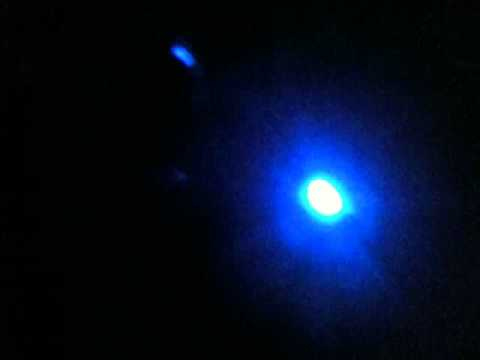
#> input picture opencv-python-color-detection/blue.jpg, 480 x 360 px
$ python detect_color.py --image blue.jpg
#> lines starting #> are read from the running program, lines starting #| are printed output that depends on the picture; after the words box and inside, x2 and y2 are one past the last pixel; in counts of white or black regions, pixels touching at a corner belong together
# USAGE
# python detect_color.py --image blue.jpg

# import the necessary packages
import numpy as np
import argparse
import cv2

# construct the argument parse and parse the arguments
ap = argparse.ArgumentParser()
ap.add_argument("-i", "--image", help = "path to the image")
args = vars(ap.parse_args())

# load the image
image = cv2.imread(args["image"])
#> image is the input picture: shape (360, 480, 3); mean B, G, R 38.2, 14.3, 4.6

# define the list of boundaries
boundaries = [
	#([17, 15, 100], [50, 56, 200]),
	([86, 31, 4], [220, 88, 50]),
	#([25, 146, 190], [62, 174, 250]),
	#([103, 86, 65], [145, 133, 128])
]

# loop over the boundaries
for (lower, upper) in boundaries:
	# create NumPy arrays from the boundaries
	lower = np.array(lower, dtype = "uint8")
	upper = np.array(upper, dtype = "uint8")

	# find the colors within the specified boundaries and apply
	# the mask
	mask = cv2.inRange(image, lower, upper)
	output = cv2.bitwise_and(image, image, mask = mask)

	# show the images
	cv2.imshow("images", np.hstack([image, output]))
	cv2.waitKey(0)
#> this loop made 1 pass
#> pass 1, `mask = cv2.inRange(image, lower, upper)`:
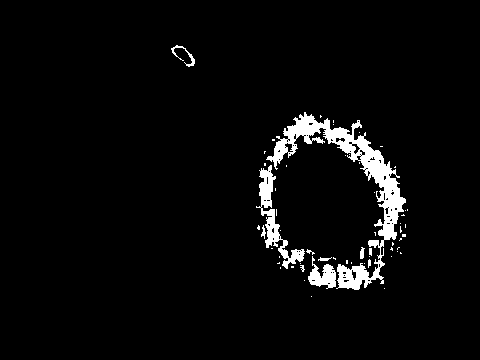
#> mask: shape (360, 480); 3.8% white; 58 white regions (48 under 20 px), largest, box (x1, y1, x2, y2) and area: (266, 112, 406, 290) 4526, (256, 165, 305, 269) 1164, (308, 256, 336, 289) 471
#> pass 1, `output = cv2.bitwise_and(image, image, mask = mask)`:
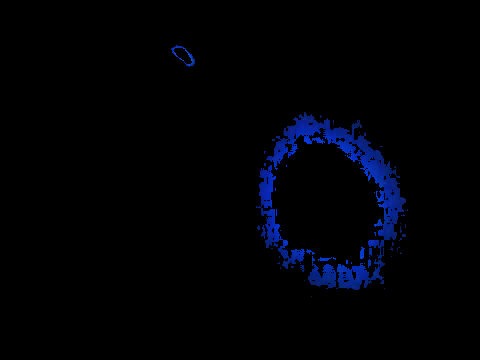
#> output: shape (360, 480, 3); mean B, G, R 5.9, 1.5, 0.3
#> pass 1, `cv2.imshow("images", np.hstack([image, output]))`:
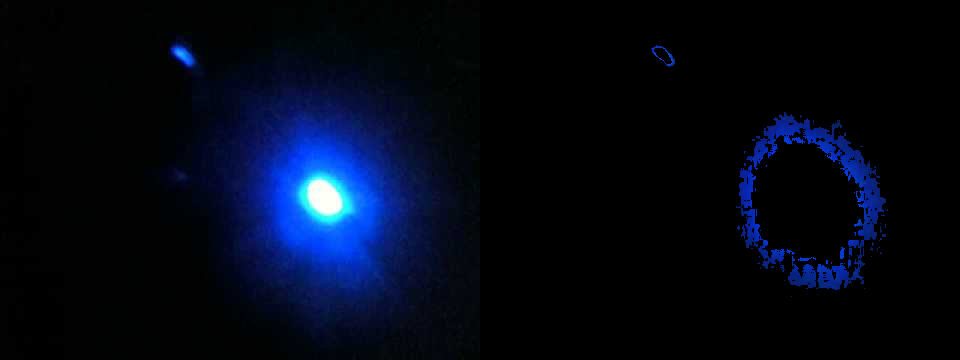
#> window 'images': shape (360, 960, 3); mean B, G, R 22, 7.9, 2.4

$ run again, with opencv-python-color-detection/sample1.bmp saved as opencv-python-color-detection/blue.jpg
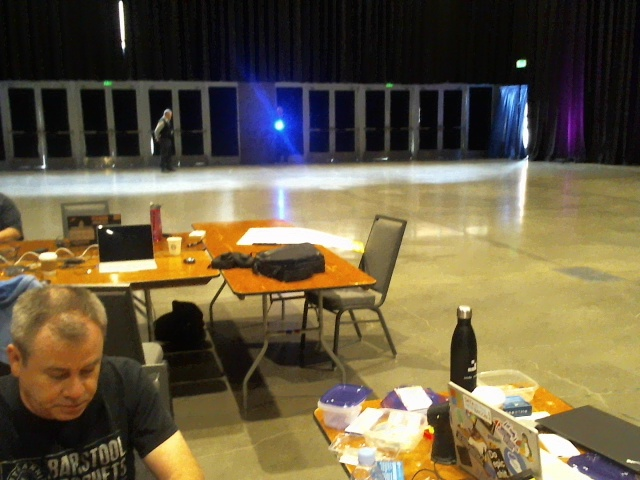
#> input picture opencv-python-color-detection/sample1.bmp, 640 x 480 px
#> image is the input picture: shape (480, 640, 3); mean B, G, R 67.6, 93.4, 105.6
#> the loop `for (lower, upper) in boundaries:` made 1 pass
#> pass 1, `mask = cv2.inRange(image, lower, upper)`:
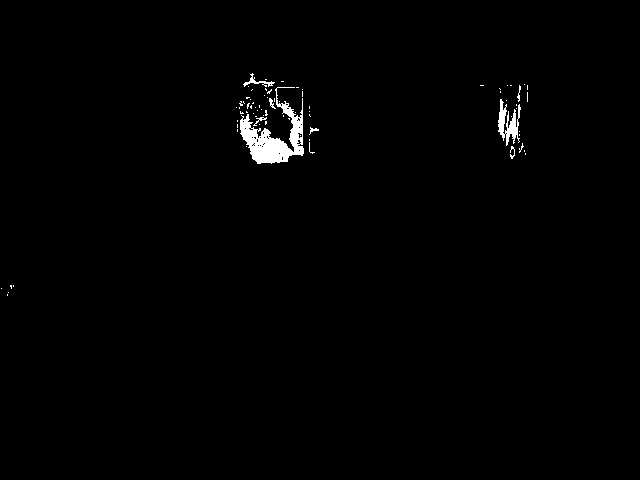
#> mask: shape (480, 640); 0.94% white; 77 white regions (69 under 20 px), largest, box (x1, y1, x2, y2) and area: (240, 87, 304, 164) 1880, (498, 99, 521, 146) 496, (243, 73, 275, 87) 114
#> pass 1, `cv2.imshow("images", np.hstack([image, output]))`:
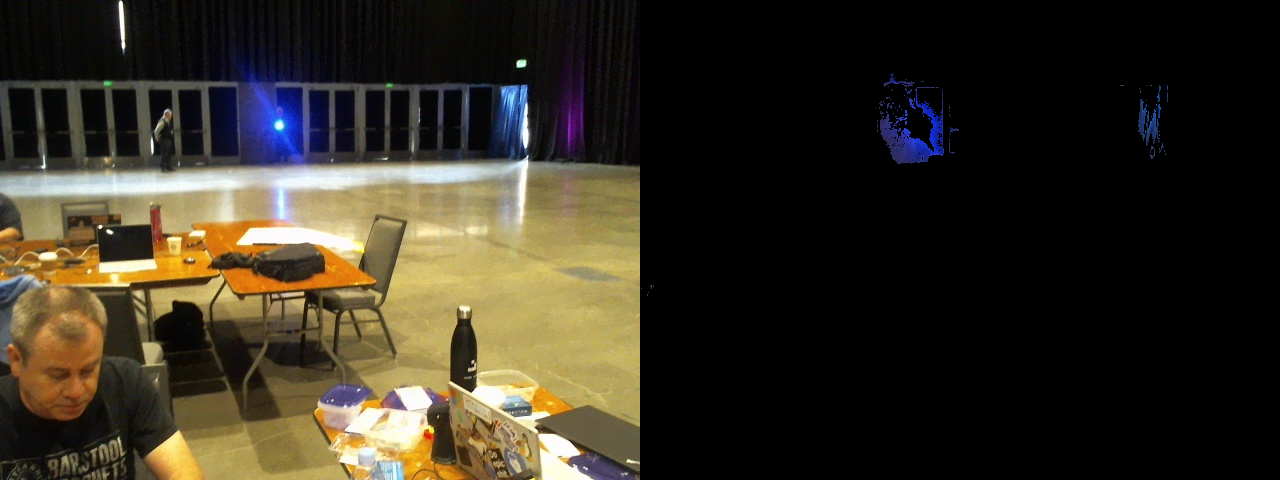
#> window 'images': shape (480, 1280, 3); mean B, G, R 34.4, 46.9, 53

$ run again, with opencv-python-color-detection/sample2.bmp saved as opencv-python-color-detection/blue.jpg
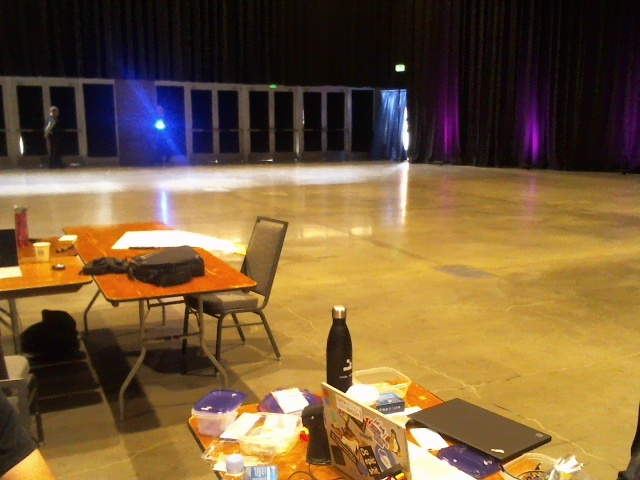
#> input picture opencv-python-color-detection/sample2.bmp, 640 x 480 px
#> image is the input picture: shape (480, 640, 3); mean B, G, R 57.9, 93.8, 120.7
#> the loop `for (lower, upper) in boundaries:` made 1 pass
#> pass 1, `mask = cv2.inRange(image, lower, upper)`:
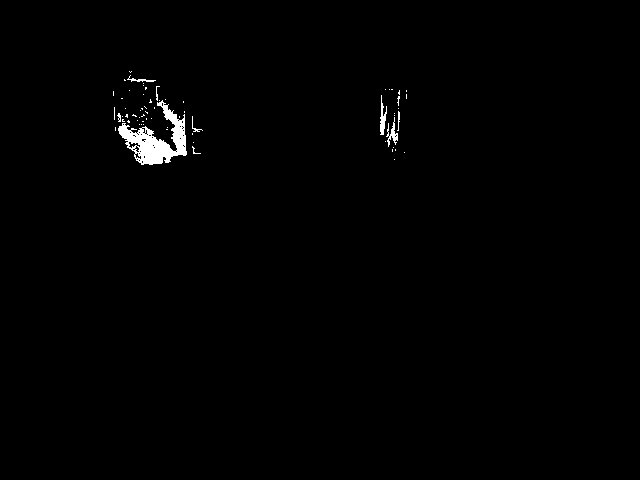
#> mask: shape (480, 640); 0.79% white; 66 white regions (58 under 20 px), largest, box (x1, y1, x2, y2) and area: (118, 100, 187, 165) 1797, (380, 95, 387, 135) 138, (386, 117, 398, 147) 128
#> pass 1, `cv2.imshow("images", np.hstack([image, output]))`:
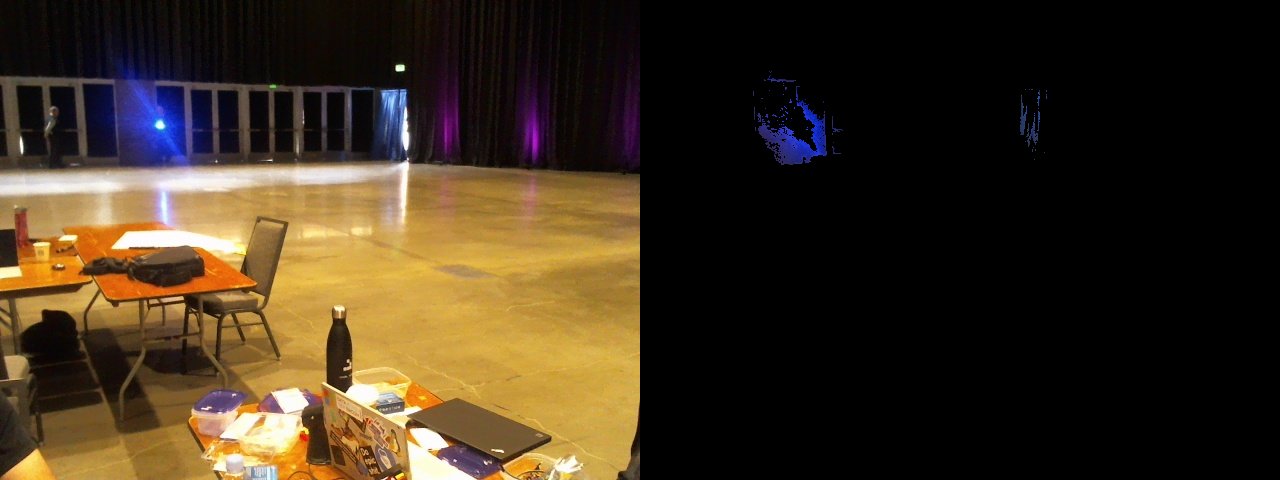
#> window 'images': shape (480, 1280, 3); mean B, G, R 29.5, 47.1, 60.5
